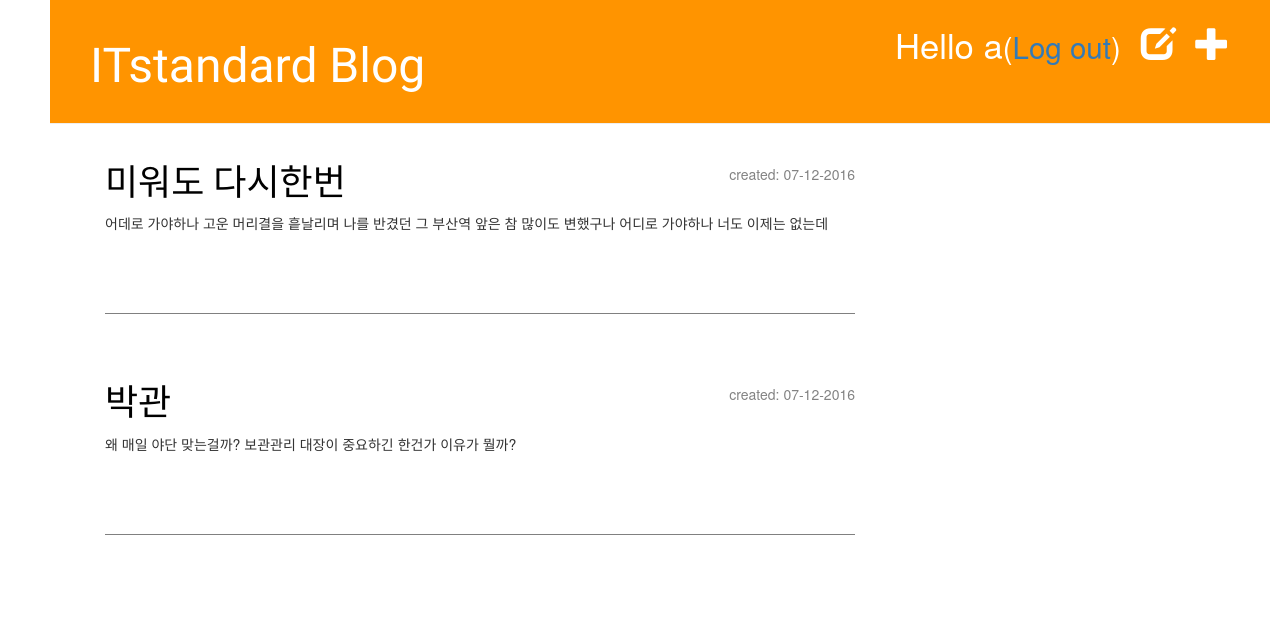
Before: /drafts/ (signed in) with the older database file.
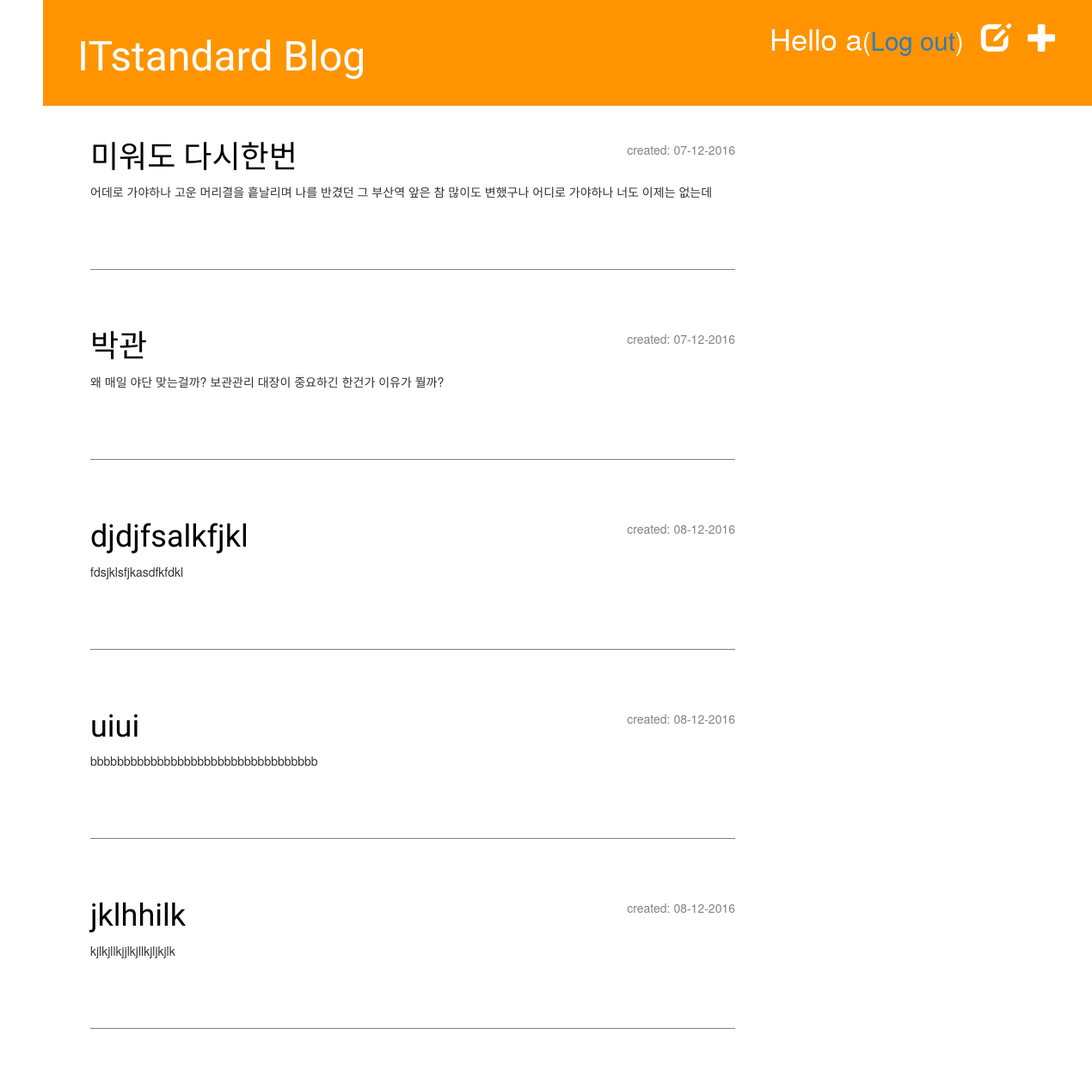
After: the same page with the newer database file.
### blog/models.py (models this page shows, shortened)
class Post(models.Model):
    author = models.ForeignKey('auth.User')
    title = models.CharField(max_length=200)
    text = models.TextField()
    created_date = models.DateTimeField(default=timezone.now)
    published_date = models.DateTimeField(blank=True, null=True)

### blog/views.py (the view)
# urls.py: url(r'^drafts/$', views.post_draft_list, name='post_draft_list'),
@login_required
def post_draft_list(request):
    posts = Post.objects.filter(published_date__isnull=True).order_by('created_date')
    return render(request, 'blog/post_draft_list.html', {'posts':posts})

### blog/templates/blog/post_draft_list.html
{% extends 'blog/base.html' %}
{% block content %}
    {% for post in posts %}
        <div class="post">
            <p class="date">created: {{ post.created_date|date:'d-m-Y'}}</p>
            <h1><a href="{% url 'post_detail' pk=post.pk %}">{{ post.title }}</a> </h1>
            <p>{{ post.text|truncatechars:200 }}</p>
        </div>
    {% endfor %}
{% endblock %}

Changed rows visible on the page:
added Post: created_date "08-12-2016", title "djdjfsalkfjkl", text "fdsjklsfjkasdfkfdkl"
added Post: created_date "08-12-2016", title "uiui", text "bbbbbbbbbbbbbbbbbbbbbbbbbbbbbbbbbb"
added Post: created_date "08-12-2016", title "jklhhilk", text "kjlkjllkjjlkjllkjljkjlk"
